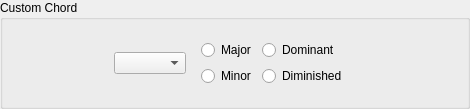
               <widget class="QGroupBox" name="customChordGBox">
                <property name="title">
                 <string>Custom Chord</string>
                </property>
                <layout class="QHBoxLayout" name="horizontalLayout_7">
                 <item>
                  <spacer name="horizontalSpacer_2">
                   <property name="orientation">
                    <enum>Qt::Orientation::Horizontal</enum>
                   </property>
                   <property name="sizeHint" stdset="0">
                    <size>
                     <width>100</width>
                     <height>20</height>
                    </size>
                   </property>
                  </spacer>
                 </item>
                 <item>
                  <widget class="QComboBox" name="customRootCBox">
                   <property name="sizePolicy">
                    <sizepolicy hsizetype="Maximum" vsizetype="Fixed">
                     <horstretch>0</horstretch>
                     <verstretch>0</verstretch>
                    </sizepolicy>
                   </property>
                   <property name="placeholderText">
                    <string>Root</string>
                   </property>
                  </widget>
                 </item>
                 <item>
                  <widget class="QWidget" name="qualityBox" native="true">
                   <layout class="QGridLayout" name="gridLayout_2">
                    <item row="0" column="1">
                     <widget class="QRadioButton" name="qualMajBtn">
                      <property name="text">
                       <string>Major</string>
                      </property>
                      <attribute name="buttonGroup">
                       <string notr="true">qualityButtons</string>
                      </attribute>
                     </widget>
                    </item>
                    <item row="2" column="2">
                     <widget class="QRadioButton" name="qualDimBtn">
                      <property name="text">
                       <string>Diminished</string>
                      </property>
                      <attribute name="buttonGroup">
                       <string notr="true">qualityButtons</string>
                      </attribute>
                     </widget>
                    </item>
                    <item row="2" column="1">
                     <widget class="QRadioButton" name="qualMinBtn">
                      <property name="text">
                       <string>Minor</string>
                      </property>
                      <attribute name="buttonGroup">
                       <string notr="true">qualityButtons</string>
                      </attribute>
                     </widget>
                    </item>
                    <item row="0" column="2">
                     <widget class="QRadioButton" name="qualDomBtn">
                      <property name="text">
                       <string>Dominant</string>
                      </property>
                      <attribute name="buttonGroup">
                       <string notr="true">qualityButtons</string>
                      </attribute>
                     </widget>
                    </item>
                   </layout>
                  </widget>
                 </item>
                 <item>
                  <spacer name="horizontalSpacer">
                   <property name="orientation">
                    <enum>Qt::Orientation::Horizontal</enum>
                   </property>
                   <property name="sizeHint" stdset="0">
                    <size>
                     <width>100</width>
                     <height>20</height>
                    </size>
                   </property>
                  </spacer>
                 </item>
                </layout>
               </widget>
